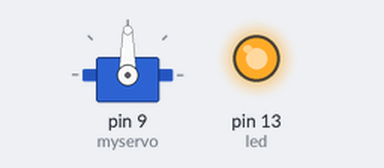
Bench run of a sketch on a simulated Arduino Uno, built with avr-gcc and run on an emulated ATmega328P. Shown: servo, output pins drawn as LEDs (lit = HIGH).

Above: at 0.1 s.
At 10.1 s:
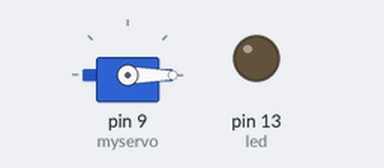
Timing chart, 0 to 11.6 s (numbered marks = the images above):
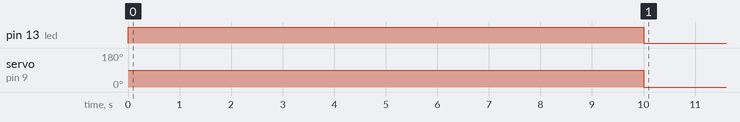

Measured:
- by itself, servo on pin 9 (myservo): 90° → 0° at 10.0 s

The sketch:

servomovepausemove.ino
```cpp
//rotate 90, pause10s, rotate back
//by parker davis
//lestock robotics

#include <Servo.h>

Servo myservo;  //object to control servo, max of 8
int pos=0;
int led=13;

void setup() {
pinMode(led,OUTPUT);//ints the pin
myservo.attach(9);  //servo attatch to pin 9
myservo.write(90);//moves servo to 90
digitalWrite(led,HIGH);//turns on led for the delay
delay(10000);//pause 10 seconds
digitalWrite(led,LOW);//turns led off
myservo.write(0);//moves servo to 0

}

void loop() {
  // put your main code here, to run repeatedly:

}
```
